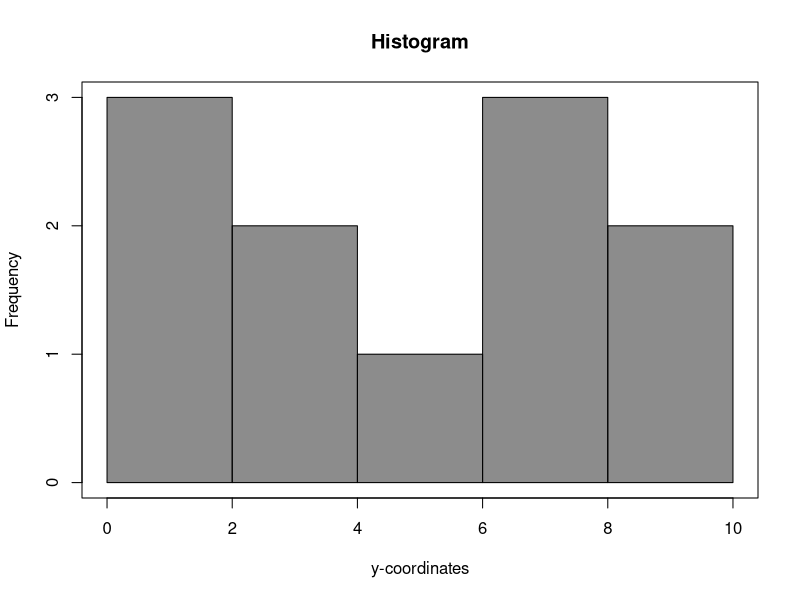

This chart was generated by the following R code:
#histogram y-coordinates
y = c(1.1, 2.3, 1.1, 3.6, 0.1, 4.8, 6.5, 7.8, 8.0, 9.4, 9.8)
hist(y, col = rgb(0.1, 0.1, 0.1, 0.5), nclass = 5, main = "Histogram", xlab = "y-coordinates")
box()